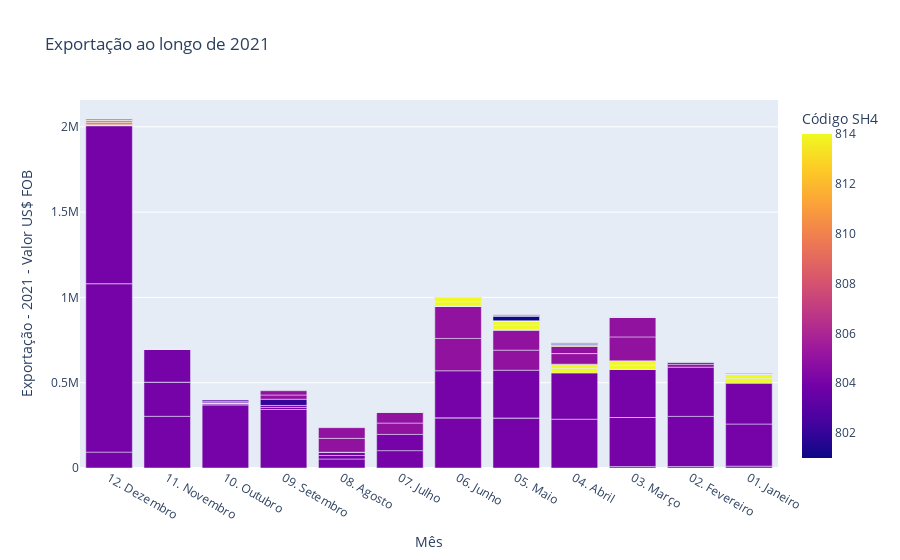

Notebook code cell kept with this figure:
### Code cell
fig = px.bar(df, x=df['Mês'], y=df['Exportação - 2021 - Valor US$ FOB'], title='Exportação ao longo de 2021', color=df["Código SH4"])
# Mostrando o gráfico 

fig.show()

### Figure 1 — Plotly figure (JSON) as saved in the notebook; plotly's stock layout.template omitted (floating-point values rounded to 4 significant figures; data arrays with more than 128 entries replaced by an {"elided": "..."} marker saying what was removed)
{"data": [{"alignmentgroup": "True", "hovertemplate": "Mês=%{x}<br>Exportação - 2021 - Valor US$ FOB=%{y}<br>Código SH4=%{marker.color}<extra></extra>", "legendgroup": "", "marker": {"color": {"elided": "312 int values"}, "coloraxis": "coloraxis", "pattern": {"shape": ""}}, "name": "", "offsetgroup": "", "orientation": "v", "showlegend": false, "textposition": "auto", "type": "bar", "x": {"elided": "312 str values"}, "xaxis": "x", "y": {"elided": "312 int values"}, "yaxis": "y"}], "layout": {"barmode": "relative", "coloraxis": {"colorbar": {"title": {"text": "Código SH4"}}, "colorscale": [[0, "#0d0887"], [0.1111, "#46039f"], [0.2222, "#7201a8"], [0.3333, "#9c179e"], [0.4444, "#bd3786"], [0.5556, "#d8576b"], [0.6667, "#ed7953"], [0.7778, "#fb9f3a"], [0.8889, "#fdca26"], [1, "#f0f921"]]}, "legend": {"tracegroupgap": 0}, "title": {"text": "Exportação ao longo de 2021"}, "xaxis": {"anchor": "y", "domain": [0, 1], "title": {"text": "Mês"}}, "yaxis": {"anchor": "x", "domain": [0, 1], "title": {"text": "Exportação - 2021 - Valor US$ FOB"}}}}
